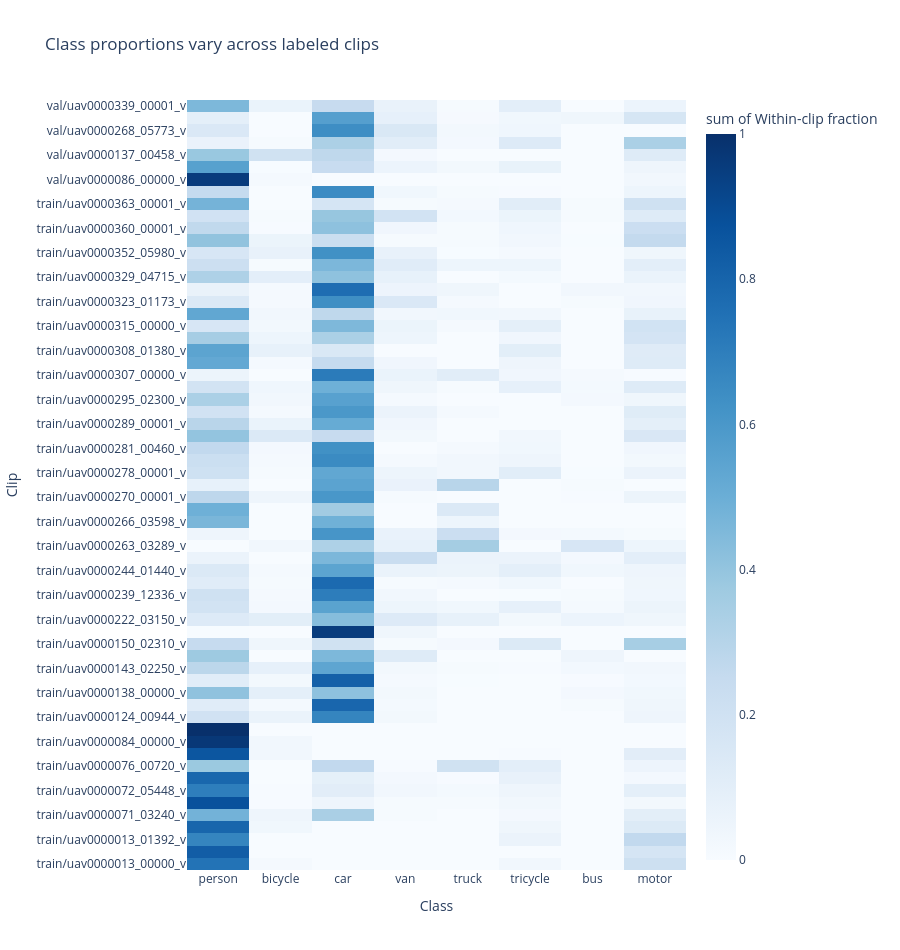

Notebook code cell kept with this figure:
### Code cell
clip_class_counts = objects.group_by("split", "clip", "class_name").len(name="count")

clip_grid = (
    labeled_frames.select("split", "clip").unique().join(classes.select("class_name"), how="cross")
)

clip_proportions = (
    clip_grid.join(clip_class_counts, on=["split", "clip", "class_name"], how="left")
    .with_columns(pl.col("count").fill_null(0))
    .with_columns(
        (pl.col("count") / pl.col("count").sum().over("split", "clip"))
        .fill_nan(0)
        .alias("proportion"),
        (pl.col("split") + "/" + pl.col("clip")).alias("clip_label"),
    )
    .sort("clip_label")
)

px.density_heatmap(
    clip_proportions,
    x="class_name",
    y="clip_label",
    z="proportion",
    histfunc="sum",
    color_continuous_scale="Blues",
    height=950,
    category_orders={"class_name": list(CLASS_NAMES)},
    labels={"class_name": "Class", "clip_label": "Clip", "proportion": "Within-clip fraction"},
    title="Class proportions vary across labeled clips",
)

### Figure 1 — Plotly figure (JSON) as saved in the notebook; plotly's stock layout.template omitted (floating-point values rounded to 4 significant figures; data arrays with more than 128 entries replaced by an {"elided": "..."} marker saying what was removed)
{"data": [{"coloraxis": "coloraxis", "histfunc": "sum", "hovertemplate": "Class=%{x}<br>Clip=%{y}<br>sum of Within-clip fraction=%{z}<extra></extra>", "name": "", "type": "histogram2d", "x": {"elided": "504 str values"}, "xaxis": "x", "xbingroup": "x", "y": {"elided": "504 str values"}, "yaxis": "y", "ybingroup": "y", "z": {"elided": "504 float values"}}], "layout": {"coloraxis": {"autocolorscale": false, "colorbar": {"title": {"text": "sum of Within-clip fraction"}}, "colorscale": [[0, "rgb(247,251,255)"], [0.125, "rgb(222,235,247)"], [0.25, "rgb(198,219,239)"], [0.375, "rgb(158,202,225)"], [0.5, "rgb(107,174,214)"], [0.625, "rgb(66,146,198)"], [0.75, "rgb(33,113,181)"], [0.875, "rgb(8,81,156)"], [1, "rgb(8,48,107)"]]}, "height": 950, "legend": {"tracegroupgap": 0}, "title": {"text": "Class proportions vary across labeled clips"}, "xaxis": {"anchor": "y", "categoryarray": ["person", "bicycle", "car", "van", "truck", "tricycle", "bus", "motor"], "categoryorder": "array", "domain": [0, 1], "title": {"text": "Class"}}, "yaxis": {"anchor": "x", "domain": [0, 1], "title": {"text": "Clip"}}}}
